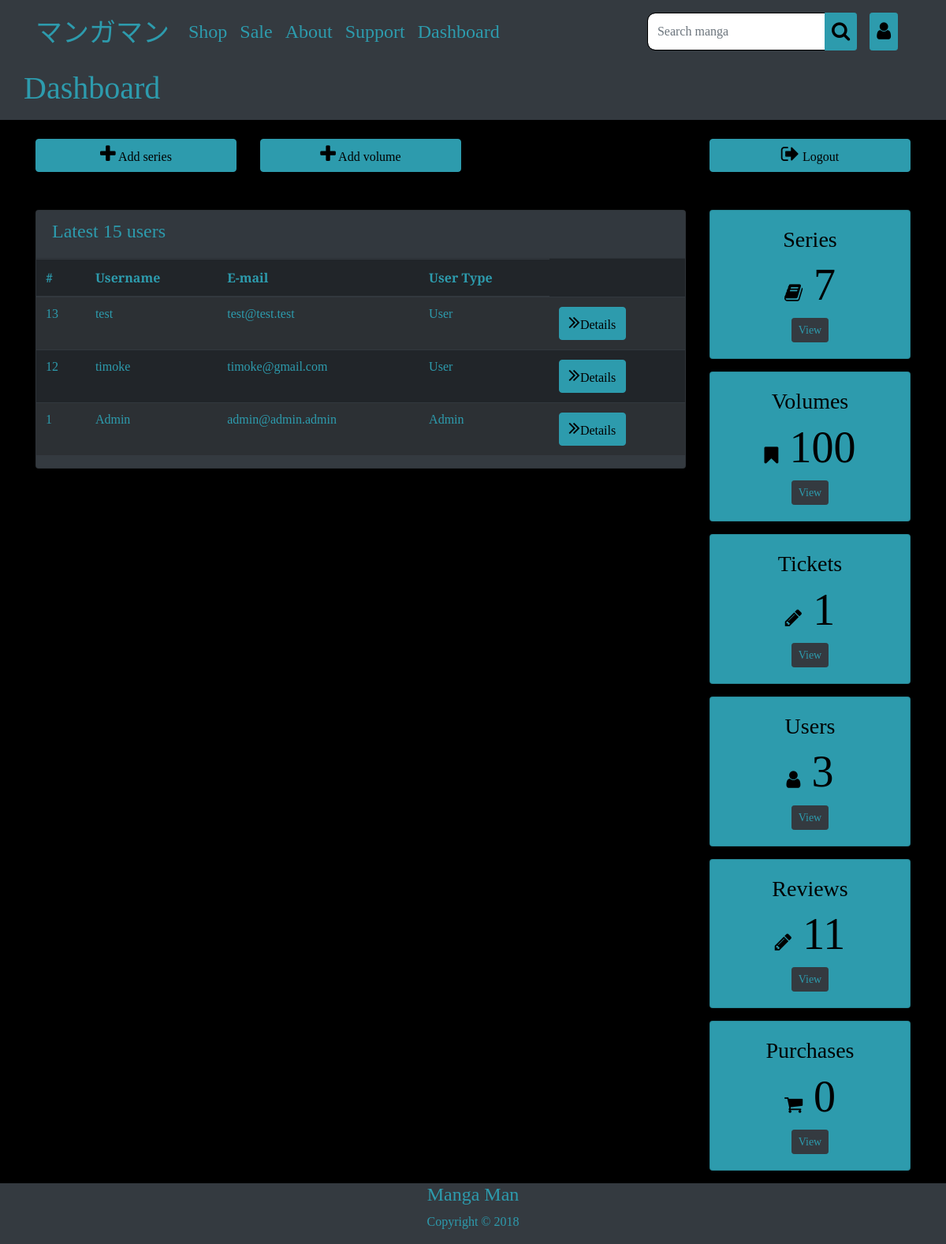
Page /admin_panel.php (signed in) on the earlier database version.
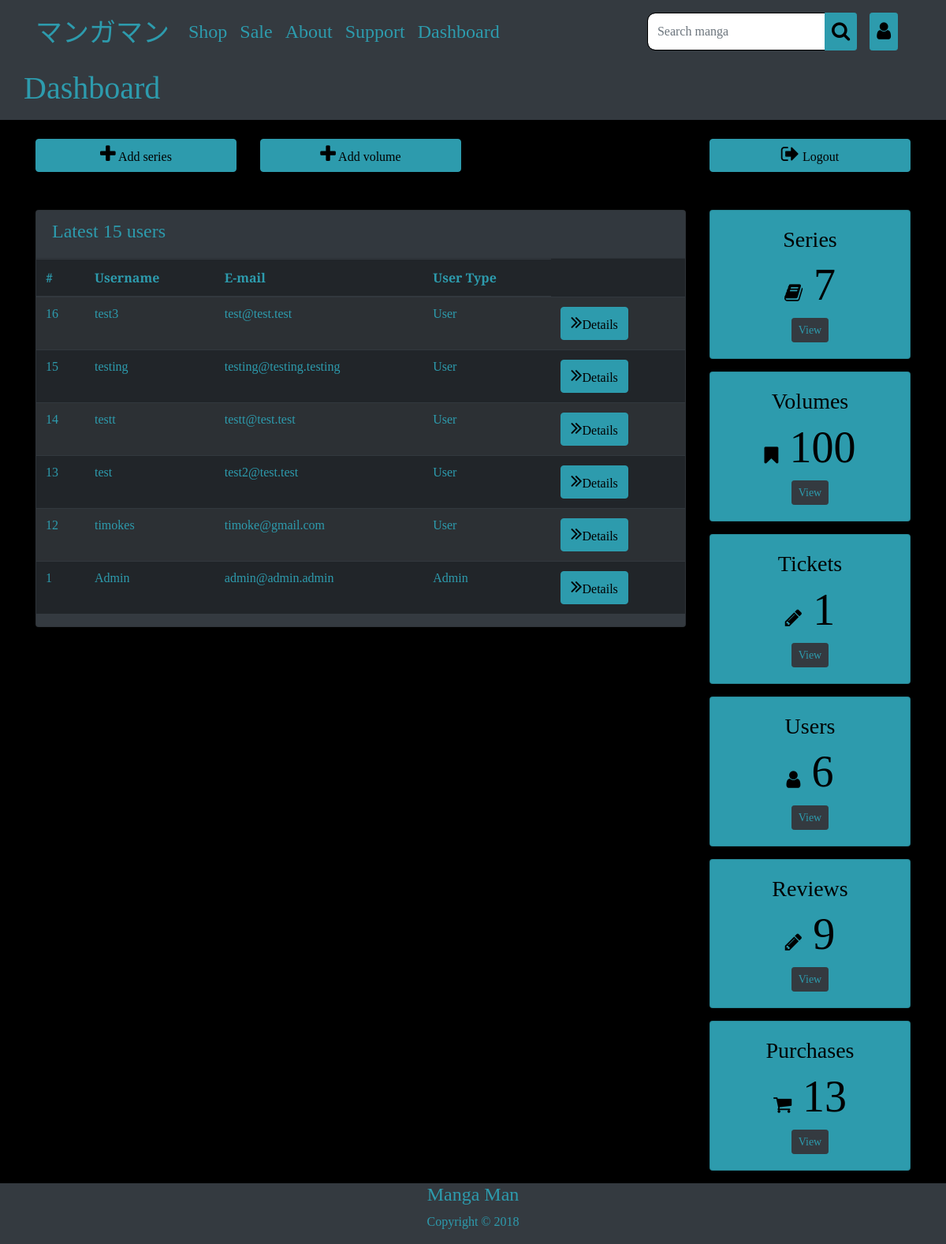
Same page on the later database version.
### tables this page shows
CREATE TABLE `users` (
  `id` int(11) NOT NULL,
  `username` varchar(48) NOT NULL,
  `email` varchar(48) NOT NULL,
  `password` varchar(48) NOT NULL,
  `usertype` int(2) NOT NULL,
  `date_created` timestamp NULL DEFAULT CURRENT_TIMESTAMP
);

### admin_panel.php (the view, shortened to what the changed rows need)
<?php
if (isset($_SESSION['aaa'])&& $_SESSION['aaa']=='admin') {
  include('includes/adminheader.php');
}
elseif (isset($_SESSION['aaa'])&& $_SESSION['aaa']=='user'){
  include('includes/userheader.php');
} else {
  include('includes/header.php');
}
?>
<?php
if($_SESSION['aaa'] === 'admin') {
  ?>
  <section class="bg-dark">
    <div class="container py-2">
      <div class="row">
        <div class="col-mb-6">
          <h1>Dashboard</h1>
        </div>
      </div>
    </div>
  </section>
  <section id="post" class="py-4 mb-4">
    <div class="container">
      <div class="row">
        <div class="col-md-3">
          <a href="#" class="btn btn-primary btn-block" data-toggle="modal" data-target="#addseries">
            <i class="fa fa-plus"></i> Add series
          </a>
        </div>
        <div class="col-md-3">
          <a href="#" class="btn btn-primary btn-block" data-toggle="modal" data-target="#addvolume">
            <i class="fa fa-plus"></i> Add volume
          </a>
        </div>
        <div class="col-md-3 offset-md-3">
          <a href="logout.php" class="btn btn-primary btn-block">
            <i class="fa fa-sign-out"></i> Logout
          </a>
        </div>
      </div>
    </div>
  </section>
  <section id="posts">
    <div class="container">
      <div class="row">
        <div class="col md-9">
          <div class="card bg-dark">
            <div class="card-header">
              <h4>Latest 15 users</h4>
            </div>
            <table class="table table-striped table-dark text-primary">
              <thead class="thead-inverse">
                <tr>
                  <th>#</th>
                  <th>Username</th>
                  <th>E-mail</th>
                  <th>User Type</th>
                </tr>
              </thead>
              <tbody>
                <?php
                $user = 'SELECT * FROM users ORDER BY id DESC LIMIT 15';
                $userquery = mysqli_query($connection, $user);
                $numrows3 = mysqli_num_rows($userquery);
                $manga='SELECT * FROM series ORDER BY series_id DESC';
                $query = mysqli_query($connection,$manga);
                $num_rows = mysqli_num_rows($query);
                $reviews='SELECT * FROM review ORDER BY id DESC';
                $queryyy = mysqli_query($connection,$reviews);
                $num_rows34 = mysqli_num_rows($queryyy);
                $volumes = 'SELECT * FROM volumes ORDER BY id DESC';
                $query2 = mysqli_query($connection, $volumes);
                $num_rows2 = mysqli_num_rows($query2);
                $tickets = 'SELECT * FROM support';
                $query1 = mysqli_query($connection,$tickets);
                $num_rows1 = mysqli_num_rows($query1);
                $purchases = 'SELECT * FROM purchases';
                $query3 = mysqli_query($connection, $purchases);
                $num_rows3 = mysqli_num_rows($query3);
                while ($row = mysqli_fetch_array($userquery)) {
                  echo '<tr>';
                  echo '<td scope="row">'.$row['id'].'</td>';
                  echo '<td>'.$row['username'].'</td>';
                  echo '<td>'.$row['email'].'</td>';
                  if($row['usertype'] == 1) {
                    echo '<td>Admin</td>';
                  } else {
                    echo '<td>User</td>';
                  }
                  echo '<td><a href="user_details.php?id='.$row['id'].'" class="btn btn-primary">
                  <i class="fa fa-angle-double-right"></i>Details</a></td>';
                  echo '</tr>';
                }
                ?>
              </tbody>
            </table>
          </div>
        </div>
        <div class="col-md-3">
          <div class="card text-center bg-primary text-dark mb-3">
            <div class="card-body">
              <h3>Series</h3>
              <h1 class="display-4">
                <i class="fa fa-book"></i> <?php echo $num_rows; ?>
              </h1>
              <a href="series.php" class="btn btn-dark btn-sm">View</a>
            </div>
          </div>
          <div class="card text-center bg-primary text-dark mb-3">
            <div class="card-body">
              <h3>Volumes</h3>
              <h1 class="display-4">
                <i class="fa fa-bookmark"></i> <?php echo $num_rows2; ?>
              </h1>
              <a href="volumes.php" class="btn btn-dark btn-sm">View</a>
            </div>
          </div>
          <div class="card text-center bg-primary text-dark mb-3">
            <div class="card-body">
              <h3>Tickets</h3>
              <h1 class="display-4">
                <i class="fa fa-pencil"></i> <?php echo $num_rows1; ?>
              </h1>
              <a href="tickets.php" class="btn btn-dark btn-sm">View</a>
            </div>
          </div>
          <div class="card text-center bg-primary text-dark mb-3">
            <div class="card-body">
              <h3>Users</h3>
              <h1 class="display-4">
                <i class="fa fa-user"></i> <?php echo $numrows3; ?>
              </h1>
              <a href="users.php" class="btn btn-dark btn-sm">View</a>
            </div>
          </div>
          <div class="card text-center bg-primary text-dark mb-3">
            <div class="card-body">
              <h3>Reviews</h3>
              <h1 class="display-4">
                <i class="fa fa-pencil"></i> <?php echo $num_rows34; ?>
              </h1>
              <a href="reviews.php" class="btn btn-dark btn-sm">View</a>
            </div>
          </div>
          <div class="card text-center bg-primary text-dark mb-3">
            <div class="card-body">
              <h3>Purchases</h3>
              <h1 class="display-4">
                <i class="fa fa-shopping-cart"></i> <?php echo $num_rows3; ?>
              </h1>
              <a href="purchases.php" class="btn btn-dark btn-sm">View</a>
            </div>
          </div>
        </div>
      </div>
    </div>
  </section>
  <?php
} else {
  header('Location: index.php');
}
?>
<?php include('includes/footer.php'); ?>

Differences in the rows shown:
added users: id "16", username "test3", email "test@test.test", usertype "User"
added users: id "15", username "testing", email "testing@testing.testing", usertype "User"
added users: id "14", username "testt", email "testt@test.test", usertype "User"
changed users "test": email "test@test.test" → "test2@test.test"
changed users "timoke@gmail.com": username "timoke" → "timokes"
Other differences:
$numrows3: "3" → "6"
$num_rows34: "11" → "9"
$num_rows3: "0" → "13"
